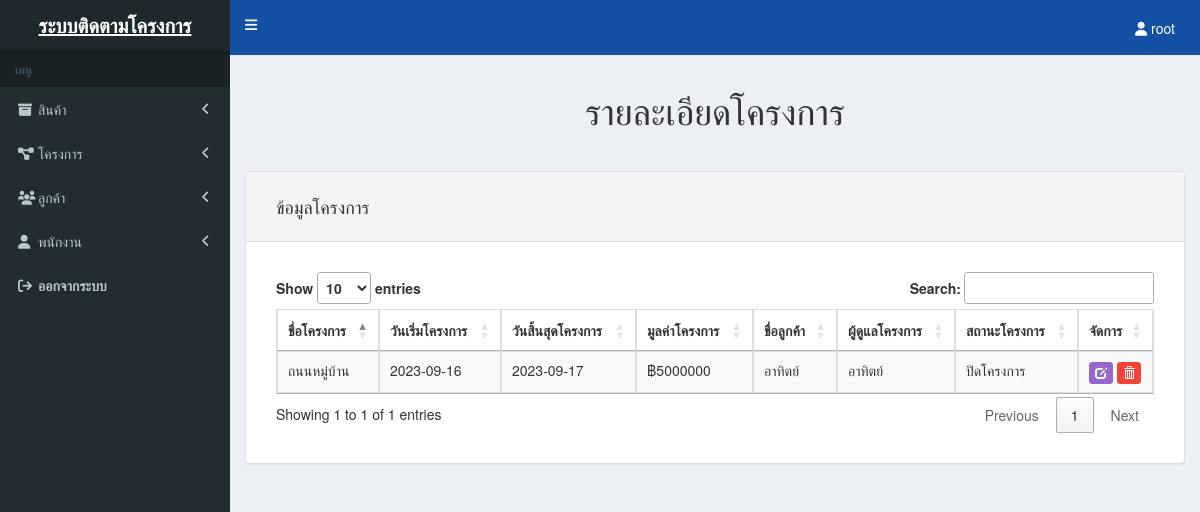
Page /project-list.php (signed in) on the committed database.
### tables this page shows
CREATE TABLE `projects` (
  `project_id` int(11) NOT NULL,
  `project_name` varchar(255) DEFAULT NULL,
  `start_date` date DEFAULT NULL,
  `end_date` date DEFAULT NULL,
  `project_value` varchar(50) DEFAULT NULL,
  `status_id` int(11) NOT NULL,
  `customer_id` int(11) DEFAULT NULL,
  `employee_id` int(11) DEFAULT NULL
);

CREATE TABLE `customers` (
  `customer_id` int(11) NOT NULL,
  `customer_name` varchar(255) NOT NULL,
  `customer_sername` varchar(255) NOT NULL,
  `address` varchar(255) NOT NULL,
  `district` varchar(255) NOT NULL,
  `sub_district` varchar(255) NOT NULL,
  `province` varchar(255) NOT NULL,
  `post_code` varchar(10) NOT NULL,
  `phone` varchar(10) NOT NULL,
  `email` varchar(255) NOT NULL
);

CREATE TABLE `employees` (
  `employee_id` int(11) NOT NULL,
  `employee_name` varchar(255) NOT NULL,
  `employee_sername` varchar(255) NOT NULL,
  `address` varchar(255) NOT NULL,
  `district` varchar(255) NOT NULL,
  `sub_district` varchar(255) NOT NULL,
  `province` varchar(255) NOT NULL,
  `post_code` varchar(10) NOT NULL,
  `start_date` date NOT NULL,
  `job_position` varchar(255) NOT NULL,
  `username` varchar(100) NOT NULL,
  `email` varchar(100) NOT NULL,
  `phone` varchar(100) NOT NULL,
  `password` varchar(200) NOT NULL
);

CREATE TABLE `status` (
  `status_id` int(11) NOT NULL,
  `status_name` varchar(100) NOT NULL
);

### functions.php (the view, shortened to what this page needs)
<?php
function getProjects()
{
	$mysqli = new mysqli(DATABASE_HOST, DATABASE_USER, DATABASE_PASS, DATABASE_NAME);
	$query = "SELECT projects.project_id, projects.project_name, projects.start_date, projects.end_date,
              projects.project_value,customers.customer_name, employees.employee_name, status.status_name
              FROM projects
              INNER JOIN customers ON projects.customer_id = customers.customer_id
              INNER JOIN employees ON projects.employee_id = employees.employee_id
              INNER JOIN status ON projects.status_id = status.status_id";
	$results = $mysqli->query($query);
	echo '<table class="table table-striped table-hover table-bordered" id="data-table">
            <thead>
                <tr>
                    <th>ชื่อโครงการ</th>
                    <th>วันเริ่มโครงการ</th>
                    <th>วันสิ้นสุดโครงการ</th>
                    <th>มูลค่าโครงการ</th>
                    <th>ชื่อลูกค้า</th>
                    <th>ผู้ดูแลโครงการ</th>
                    <th>สถานะโครงการ</th>
                    <th>จัดการ</th>
                </tr>
            </thead>
            <tbody>';
	while ($row = $results->fetch_assoc()) {
		echo '
            <tr>
                <td>' . $row["project_name"] . '</td>
                <td>' . $row["start_date"] . '</td>
                <td>' . $row["end_date"] . '</td>
                <td>฿' . $row["project_value"] . '</td>
                <td>' . $row["customer_name"] . '</td>
                <td>' . $row["employee_name"] . '</td>
				<td>' . $row["status_name"] . '</td>
                <td>
                    <a href="project-edit.php?id=' . $row["project_id"] . '" class="btn btn-primary btn-xs"><span class="glyphicon glyphicon-edit" aria-hidden="true"></span></a>
                    <a data-project-id="' . $row['project_id'] . '" class="btn btn-danger btn-xs delete-project"><span class="glyphicon glyphicon-trash" aria-hidden="true"></span></a>
                </td>
            </tr>';
	}
	echo '</tbody></table>';
}

### header.php (shortened to what this page needs)
<!DOCTYPE html>
<html>
<head>
  <link rel="stylesheet" href="https://cdnjs.cloudflare.com/ajax/libs/font-awesome/4.5.0/css/font-awesome.min.css">
  <link rel="stylesheet" href="https://cdnjs.cloudflare.com/ajax/libs/font-awesome/6.4.2/css/all.min.css" />
  <link rel="stylesheet" href="https://cdnjs.cloudflare.com/ajax/libs/ionicons/2.0.1/css/ionicons.min.css">
  <link rel="stylesheet" href="css/AdminLTE.css">
  <link rel="stylesheet" href="css/skin-me.css">
  <link rel="stylesheet" href="css/bootstrap.min.css">
  <link rel="stylesheet" href="css/bootstrap.datetimepicker.css">
  <link rel="stylesheet" href="//cdn.datatables.net/1.10.7/css/jquery.dataTables.css">
  <link rel="stylesheet" href="//cdn.datatables.net/plug-ins/1.10.7/integration/bootstrap/3/dataTables.bootstrap.css">
  <link rel="stylesheet" href="css/styles.css">
</head>
<body class="hold-transition skin-green sidebar-mini">
  <div class="wrapper">
    <header class="main-header">
      <a href="dashboard.php" class="logo">
        <span style="text-decoration:none;" class="logo-lg"><b>ระบบติดตามโครงการ</b></span>
      </a>
      <nav class="navbar navbar-static-top" role="navigation">
        <a href="#" class="sidebar-toggle" data-toggle="offcanvas" role="button">
        </a>
        <div class="navbar-custom-menu">
          <ul class="nav navbar-nav">
            <li class="dropdown user user-menu">
              <a href="#" class="dropdown-toggle" data-toggle="dropdown">
                <i class="fa-solid fa-user"></i>
                <span class="hidden-xs"><?php echo $_SESSION['login_username']; ?></span>
              </a>
            </li>
          </ul>
        </div>
      </nav>
    </header>
    <aside class="main-sidebar">
      <section class="sidebar">
        <ul class="sidebar-menu">
          <li class="header">เมนู</li>
          <li class="treeview">
            <a href="#"><i class="fa fa-archive"></i><span>สินค้า</span>
              <span class="pull-right-container">
                <i class="fa fa-angle-left pull-right"></i>
              </span>
            </a>
          </li>
          <li class="treeview">
            <a href="#"><i class="fa fa-project-diagram"></i><span>โครงการ</span>
              <span class="pull-right-container">
                <i class="fa fa-angle-left pull-right"></i>
              </span>
            </a>
          </li>
          <li class="treeview">
            <a href="#"><i class="fa fa-users"></i><span>ลูกค้า</span>
              <span class="pull-right-container">
                <i class="fa fa-angle-left pull-right"></i>
              </span>
            </a>
          </li>
          <li class="treeview">
            <a href="#"><i class="fa fa-user"></i><span>พนักงาน</span>
              <span class="pull-right-container">
                <i class="fa fa-angle-left pull-right"></i>
              </span>
            </a>
          </li>
          <li class="treeview">
            <a href="logout.php" id="action_logout">
              <i class="fa fa-sign-out"></i><span><b>ออกจากระบบ</b></span>
            </a>
          </li>
        </ul>
      </section>
    </aside>
    <div class="content-wrapper">
      <section class="content">

### project-list.php (shortened to what this page needs)
<?php
include('header.php');
include('functions.php');
?>
<div class="text-center">
    <h1>รายละเอียดโครงการ</h1>
</div>
<hr>
<div class="row">
    <div class="col-xs-12">
        <div class="panel panel-default">
            <div class="panel-heading">
                <h4>ข้อมูลโครงการ</h4>
            </div>
            <div class="panel-body form-group form-group-sm">
                <?php getProjects(); ?>
            </div>
        </div>
    </div>
        <?php
        include('footer.php');
        ?>

### footer.php
  </section>
  </div>
</div>
</body>
</html>

### css/skin-me.css (style rules this page uses)
.skin-green .main-header .navbar { background-color: #1450a3; }
.skin-green .main-header .navbar .nav > li > a { margin-top: -5px; color: #ffffff; }
.skin-green .main-header .navbar .sidebar-toggle { color: #ffffff; }
.skin-green .main-header .navbar .sidebar-toggle { color: #fff; }
.skin-green .main-header .logo { height: 54.5px; background-color: #1450a3; color: #ffffff; border-bottom: 0 solid transparent; }
.skin-green .wrapper, .skin-green .main-sidebar, .skin-green .left-side { background-color: #222d32; }
.skin-green .sidebar-menu > li.header { color: #4b646f; background: #1a2226; }
.skin-green .sidebar-menu > li > a { border-left: 3px solid transparent; }
.skin-green .sidebar a { color: #b8c7ce; }

### css/styles.css (style rules this page uses)
body { padding: 0; }
.btn-primary { background-color: #9966cc; border-color: #9966cc; }
.btn-danger { background-color: #f44336; border-color: #f44336; }
.panel-body { padding: 30px 30px 15px 30px; }
.panel-heading { padding: 15px 30px 15px 30px; }
.user { margin-top: 8px; margin-right: 10px; }

### rows in the picture
projects: project_name "ถนนหมู่บ้าน", start_date "2023-09-16", end_date "2023-09-17", project_value "5000000", customer.customer_name "อาทิตย์", employee.employee_name "อาทิตย์", status.status_name "ปิดโครงการ"

### other values in the picture
$_SESSION['login_username'] "root"
